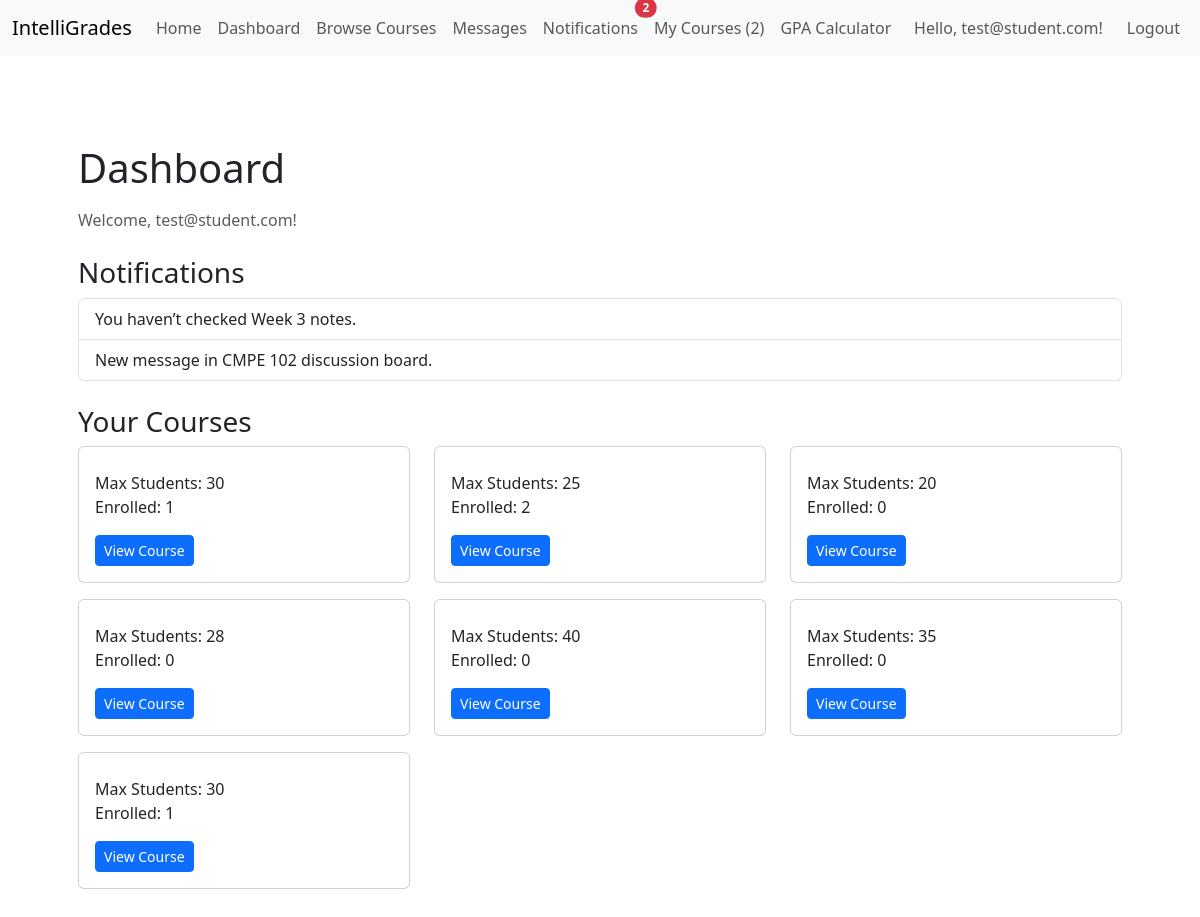
/dashboard (signed in), run on the app's committed database.
### app/models.py (models this page shows, shortened)
class User(UserMixin, db.Model):
    __tablename__ = 'users'
    ROLE_STUDENT = "student"
    ROLE_PROFESSOR = "professor"
    ROLE_ADMIN = "admin"
    id = db.Column(db.Integer, primary_key=True)
    password_hash = db.Column(db.String(255), nullable=False)
    email = db.Column(db.String(100), unique=True, nullable=False)
    avatar_url = db.Column(db.String(400), nullable=True)
    role = db.Column(db.String(32), default=ROLE_STUDENT, nullable=False)
    created_at = db.Column(db.DateTime, default=datetime.utcnow, nullable=False)
    courses = db.relationship(
        "Course",
        secondary="enrollments",
        backref="students",
        lazy="dynamic",
    )
    @property
    def is_student(self):
        return self.role == self.ROLE_STUDENT
    @property
    def is_professor(self):
        return self.role == self.ROLE_PROFESSOR
    @property
    def is_admin(self):
        return self.role == self.ROLE_ADMIN
    def get_enrolled_courses_count(self):
        from app.models import Enrollment
        return Enrollment.query.filter_by(user_id=self.id).count()

class Course(db.Model):
    __tablename__ = 'courses'
    id = db.Column(db.Integer, primary_key=True)
    code = db.Column(db.String(32), unique=True, nullable=False)
    title = db.Column(db.String(128), nullable=False)
    description = db.Column(db.Text)
    credits = db.Column(db.Integer, nullable=False)  # number of units/credits
    professor = db.Column(db.String(128), nullable=True)
    professor_id = db.Column(db.Integer, db.ForeignKey('users.id'), nullable=True)
    professor_user = db.relationship(
        'User',
        foreign_keys=[professor_id],
        backref='created_courses'
    )
    availability = db.Column(db.Boolean, default=True)
    format = db.Column(db.String(32), default='online')
    max_students = db.Column(db.Integer)
    created_at = db.Column(db.DateTime, default=datetime.utcnow)
    enrollments_rel = db.relationship(
        'Enrollment',
        backref='course',
        lazy='dynamic',
        cascade='all,delete-orphan'
    )
    assignments = db.relationship(
        'Assignment',
        back_populates='course',
        lazy='dynamic',
        cascade='all,delete-orphan'
    )
    def get_student_count(self):
        return self.enrollments_rel.count()

### app/main/routes.py (the view)
@main_bp.route("/dashboard")
@login_required
def dashboard():
    all_courses = Course.query.all()
    notifications = [
        {"message": "You haven’t checked Week 3 notes."},
        {"message": "New message in CMPE 102 discussion board."}
    ]
    return render_template(
        "main/dashboard.html",
        courses=all_courses,
        notifications=notifications
    )

### app/__init__.py (called while the page is built)
@create_app.context_processor
def inject_notifications():
    if current_user.is_authenticated:
        return {
            "notifications": [
                {"message": "You haven’t checked Week 3 notes."},
                {"message": "New message in CMPE 102 discussion board."}
            ]
        }
    return {"notifications": []}

@login_manager.user_loader
def load_user(user_id):
    return User.query.get(int(user_id))

### app/main/templates/main/dashboard.html (shortened to what this page needs)
{% extends "base.html" %}
{%block index%}
<div class="container mt-4">
  <h1 class="mb-3">Dashboard</h1>
  <p class="text-muted">Welcome, {{ current_user.email }}!</p>
   <h3 class="mt-4">Notifications</h3>
  {% if notifications %}
    <ul class="list-group mb-4">
      {% for n in notifications %}
        <li class="list-group-item">
          {{ n.message }}
        </li>
      {% endfor %}
    </ul>
  {% else %}
    <p>No new notifications.</p>
  {% endif %}
  <h3>Your Courses</h3>
  {% if courses %}
    <div class="row">
      {% for course in courses %}
        <div class="col-md-4 mb-3">
          <div class="card">
            <div class="card-body">
              <p>
                Max Students: {{ course.max_students }} <br>
                Enrolled: {{ course.get_student_count() }}
              </p>
              <a href="#" class="btn btn-sm btn-primary">View Course</a>
            </div>
          </div>
        </div>
      {% endfor %}
    </div>
  {% else %}
    <p>You are not enrolled in any courses yet.</p>
  {% endif %}
</div>
{% endblock %}

### app/templates/base.html (shortened to what this page needs)
<!DOCTYPE html>
<html lang="en">
  <head>
    <link
      rel="stylesheet"
      href="{{url_for('static', filename='styles.css')}}"
    />
    <link
      href="https://cdn.jsdelivr.net/npm/bootstrap@5.3.8/dist/css/bootstrap.min.css"
      rel="stylesheet"
    />
  </head>
  <body>
    <nav class="navbar navbar-expand-lg bg-body-tertiary">
      <div class="container-fluid">
        <a class="navbar-brand" href="{{ url_for('main.index') }}"
          >IntelliGrades</a
        >
        <div class="collapse navbar-collapse">
          <ul class="navbar-nav me-auto">
            <li class="nav-item">
              <a class="nav-link" href="{{ url_for('main.index') }}">Home</a>
            </li>
            {% if current_user.is_authenticated %}
            <li class="nav-item">
              <a class="nav-link" href="{{ url_for('main.dashboard') }}">
                Dashboard
              </a>
            </li>
            <li class="nav-item">
              <a class="nav-link" href="{{ url_for('courses.courses_list') }}">
                Browse Courses
              </a>
            </li>
            <li class="nav-item">
              <a class="nav-link" href="{{ url_for('main.messages') }}"
                >Messages</a
              >
            </li>
            <li class="nav-item">
              <a
                class="nav-link position-relative"
                href="{{ url_for('main.dashboard') }}"
              >
                Notifications {% if notifications and notifications|length > 0
                %}
                <span
                  class="position-absolute top-0 start-100 translate-middle badge rounded-pill bg-danger"
                >
                  {{ notifications|length }}
                </span>
                {% endif %}
              </a>
            </li>
            {% if current_user.is_student %}
            <li class="nav-item">
              <a class="nav-link" href="{{ url_for('courses.my_courses') }}">
                My Courses ({{ current_user.get_enrolled_courses_count() }})
              </a>
            </li>
            <li class="nav-item">
              <a class="nav-link" href="{{ url_for('main.gpa_calculator') }}">
                GPA Calculator
              </a>
            </li>
            {% endif %}
             {% endif %}
          </ul>
          <ul class="navbar-nav">
            {% if not current_user.is_authenticated %}
            <li class="nav-item">
              <a class="nav-link" href="{{ url_for('auth.login') }}">Login</a>
            </li>
            <li class="nav-item">
              <a class="nav-link" href="{{ url_for('auth.register') }}"
                >Register</a
              >
            </li>
            {% else %}
            <li class="nav-item ms-auto d-flex align-items-center">
              <span class="navbar-text me-3">
                Hello, {{ current_user.email }}!
              </span>
              <a class="nav-link" href="{{ url_for('auth.logout') }}">Logout</a>
            </li>
            {% endif %}
          </ul>
        </div>
      </div>
    </nav>
    <div class="container p-4">
      <div class="container py-2">{% block body %} {% endblock %}</div>
      <div class="container py-2">{%block index%} {% endblock %}</div>
    </div>
  </body>
</html>

### app/static/styles.css (style rules this page uses)
.navbar { background-color: #3473a1; }

### data on the page
User: get_enrolled_courses_count "2", email "test@student.com"
Course: max_students "30", get_student_count "1"
Course: max_students "25", get_student_count "2"
Course: max_students "20", get_student_count "0"
Course: max_students "28", get_student_count "0"
Course: max_students "40", get_student_count "0"
Course: max_students "35", get_student_count "0"
Course: max_students "30", get_student_count "1"

### other printed values
{{ notifications|length }} "2"
{{ n.message }} "You haven’t checked Week 3 notes." "New message in CMPE 102 discussion board."
